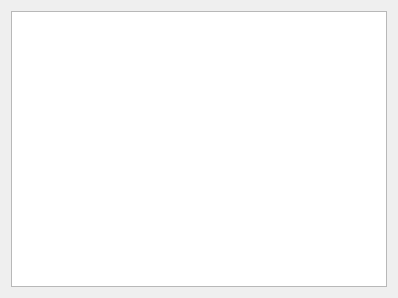
<?xml version="1.0" encoding="UTF-8"?>
<ui version="4.0">
 <class>DatasetManagerWidget</class>
 <widget class="QWidget" name="DatasetManagerWidget">
  <property name="geometry">
   <rect>
    <x>0</x>
    <y>0</y>
    <width>398</width>
    <height>298</height>
   </rect>
  </property>
  <property name="windowTitle">
   <string>Form</string>
  </property>
  <layout class="QVBoxLayout" name="verticalLayout">
   <item>
    <widget class="QTreeView" name="mDatasetView">
     <property name="contextMenuPolicy">
      <enum>Qt::CustomContextMenu</enum>
     </property>
     <property name="alternatingRowColors">
      <bool>true</bool>
     </property>
     <property name="selectionMode">
      <enum>QAbstractItemView::SingleSelection</enum>
     </property>
    </widget>
   </item>
  </layout>
 </widget>
 <resources/>
 <connections>
  <connection>
   <sender>mDatasetView</sender>
   <signal>customContextMenuRequested(QPoint)</signal>
   <receiver>DatasetManagerWidget</receiver>
   <slot>datasetViewContextMenu(QPoint)</slot>
   <hints>
    <hint type="sourcelabel">
     <x>293</x>
     <y>52</y>
    </hint>
    <hint type="destinationlabel">
     <x>398</x>
     <y>78</y>
    </hint>
   </hints>
  </connection>
 </connections>
 <slots>
  <slot>datasetViewContextMenu(QPoint)</slot>
 </slots>
</ui>
